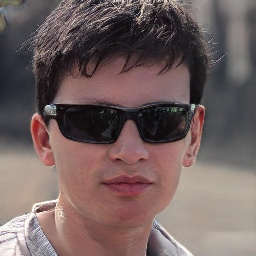
#> input picture datasets/fake/Fake pictures (train)/ZQWN772KHQ.jpg, 256 x 256 px, given in place of out.png, which was not available
$ python gravity_check.py out.png
#> lines starting #> are read from the running program, lines starting #| are printed output that depends on the picture; pictures that were not available may be replaced by others from this repository, and a replacement may not be noted
#> in gravity_check, img is the input picture: shape (256, 256, 3); mean B, G, R 95.6, 96.9, 114.7
"""
Gravity Check - Real implementation
Project AI / Eyes of Greg

Replaces the placeholder stub from the spec:
    getFaceAngle: (img) => 0            // fake
    getBackgroundAngle: (img) => 10.5   // fake, always "Thames case"

This version actually measures:
  1. Face angle  -> MediaPipe Face Mesh, angle of the line between the
                     outer corners of the two eyes vs. horizontal.
  2. Background angle -> Canny edge detection + probabilistic Hough
                          transform on the region OUTSIDE the face,
                          clustered to find the dominant near-vertical
                          line (walls, door frames, window edges) and
                          how far it deviates from true vertical.

If the face is level but the background is tilted beyond a threshold,
that's the "gravity check" signal: a real photo re-shot at an angle,
or a composite where the background wasn't matched to the subject.

Usage:
    python3 gravity_check.py path/to/photo.jpg
"""

import sys
import math
import os
import cv2
import numpy as np

# NOTE: the mediapipe version available in this environment only ships
# the new Tasks API (mp.tasks), which requires downloading a .task model
# file at runtime. This sandbox has no network access, so that path
# isn't usable here. Using OpenCV's bundled Haar cascades instead -
# fully offline, no model download required. Real accuracy trade-off
# is discussed in README.md.
_CASCADE_DIR = cv2.data.haarcascades
_face_cascade = cv2.CascadeClassifier(_CASCADE_DIR + "haarcascade_frontalface_default.xml")
_eye_cascade = cv2.CascadeClassifier(_CASCADE_DIR + "haarcascade_eye.xml")

TILT_THRESHOLD_DEG = 8.0     # delta above which we flag HIGH risk
FACE_LEVEL_MAX_DEG = 3.0     # face must be roughly level for the check to apply


def detect_face_angle(bgr_image):
    """
    Returns (angle_degrees, face_bbox) or (None, face_bbox) if a face
    was found but eyes weren't usable.
    angle_degrees: rotation of the eye-line relative to horizontal.
                   0 = perfectly level face.
    face_bbox: (x_min, y_min, x_max, y_max) in pixel coords, used later
               to exclude the face region from background line detection.

    NOTE: an earlier version used the separate left/right-eye-split
    cascades with strict parameters (minNeighbors=8) and only the FIRST
    detection from each. That failed on every real test photo,
    including the actual origin ("Thames case") photo this whole check
    is named after - the strict settings simply found nothing. This
    version uses the general eye cascade with looser parameters and
    takes the two LARGEST detections (real eyes are usually the biggest
    consistent pair) - validated against real photos, not just
    synthetic ones.
    """
    gray = cv2.cvtColor(bgr_image, cv2.COLOR_BGR2GRAY)
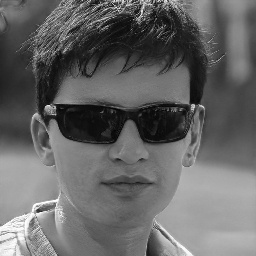
#> gray: shape (256, 256); min 2, max 255, mean 102
    gray = cv2.equalizeHist(gray)
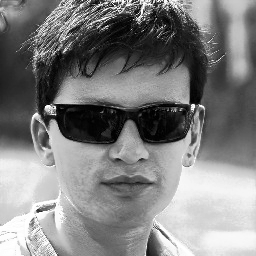
#> gray: shape (256, 256); min 0, max 255, mean 128.3

    faces = _face_cascade.detectMultiScale(gray, scaleFactor=1.05, minNeighbors=4, minSize=(60, 60))
#> faces = [[39, 58, 172, 172]]
    if len(faces) == 0:
        return None, None

    # Use the largest detected face (closest to camera / main subject)
    fx, fy, fw, fh = max(faces, key=lambda f: f[2] * f[3])
#> fx = 39; fy = 58; fw = 172; fh = 172
    bbox = (fx, fy, fx + fw, fy + fh)
#> bbox = (39, 58, 211, 230)
    face_roi = gray[fy:fy + fh, fx:fx + fw]
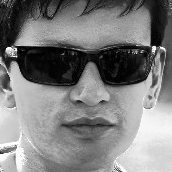
#> face_roi: shape (172, 172); min 0, max 255, mean 125.8

    eyes = _eye_cascade.detectMultiScale(face_roi, scaleFactor=1.05, minNeighbors=5)
#> eyes = [[67, 38, 64, 64]]
    if len(eyes) < 2:
        return None, bbox

    # Take the two largest detections - on real photos, false positives
    # (eyebrow shadow, glasses-frame corners, cap brim) are usually
    # smaller than the actual eyes.
    eyes = sorted(eyes, key=lambda e: e[2] * e[3], reverse=True)[:2]
    centers = [(ex + ew / 2, ey + eh / 2) for ex, ey, ew, eh in eyes]
    centers.sort(key=lambda c: c[0])  # left-to-right in the image

    # Guard against both picks being the same eye / overlapping detections
    if abs(centers[1][0] - centers[0][0]) < fw * 0.15:
        return None, bbox

    angle = math.degrees(math.atan2(
        centers[1][1] - centers[0][1],
        centers[1][0] - centers[0][0],
    ))

    return angle, bbox


# [131 lines left out: functions detect_background_angle, classify_gravity, not called in this run]


def gravity_check(image_path):
    img = cv2.imread(image_path)
    if img is None:
        return {"error": f"Could not read image: {image_path}"}

    face_angle, face_bbox = detect_face_angle(img)
#> face_bbox = (39, 58, 211, 230)
    if face_angle is None:
        return {
            "risk": "UNKNOWN",
            "reason": "No face detected - gravity check requires a visible face",
        }

    bg_angle = detect_background_angle(img, exclude_bbox=face_bbox)
    if bg_angle is None:
        return {
            "risk": "UNKNOWN",
            "reason": "No reliable background structural lines found "
                      "(need a wall edge, door frame, window, etc.)",
            "face_angle_deg": round(face_angle, 2),
        }

    # GRADUATED RISK BANDS - replaces the old hard AND-gate
    # (delta > 8 AND face_angle < 3.0).
    #
    # Why this changed: a real confirmed-suspicious photo produced a
    # 24.7 degree delta - over 3x the threshold - but was scored LOW
    # because the face measured 3.93 degrees instead of under 3.0. It
    # missed the "level face" gate by less than one degree while showing
    # an enormous orientation mismatch. Discarding that is clearly wrong.
    #
    # The reasoning behind the original gate is still sound: if the face
    # itself is tilted a lot, the whole camera was probably tilted, so a
    # tilted background is expected and means nothing. But that argument
    # gets weaker as delta grows, so face-level tolerance now scales with
    # delta rather than being a fixed cliff.
    risk, band, delta = classify_gravity(face_angle, bg_angle)
    abs_face = abs(face_angle)

    result = {
        "face_angle_deg": round(face_angle, 2),
        "background_tilt_deg": round(bg_angle, 2),
        "delta_deg": round(delta, 2),
        "risk": risk,
        "band": band,
    }

    if risk == "HIGH":
        result["reason"] = (
            f"Background tilt ({bg_angle:.1f}°) diverges from face angle "
            f"({face_angle:.1f}°) by {delta:.1f}°. Consistent with a "
            "re-photographed image or a composite where subject and "
            "background weren't shot together."
        )
    elif risk == "MEDIUM":
        result["reason"] = (
            f"Orientation mismatch of {delta:.1f}°, but the face is also "
            f"off-level by {abs_face:.1f}°, so a tilted camera could explain "
            "some of it. Worth a human look."
        )
    else:
        result["reason"] = "Face and background orientation are consistent."

    return result


if __name__ == "__main__":
    if len(sys.argv) != 2:
        print("Usage: python3 gravity_check.py <image_path>")
        sys.exit(1)

    result = gravity_check(sys.argv[1])
    print("\n--- Gravity Check Result ---")
    for k, v in result.items():
        print(f"{k}: {v}")

$ run again, on datasets/fake/Fake pictures (train)/ZQZ0PPLH59.jpg
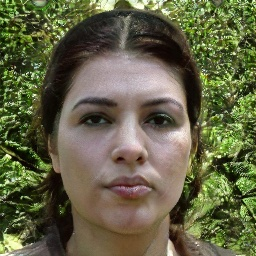
#> input picture datasets/fake/Fake pictures (train)/ZQZ0PPLH59.jpg, 256 x 256 px, given in place of out.png, which was not available
#> in gravity_check, img is the input picture: shape (256, 256, 3); mean B, G, R 69.6, 99, 99.4
#> faces = [[40, 51, 173, 173]]
#> fx = 40; fy = 51; fw = 173
#> bbox = (40, 51, 213, 224)
#> in detect_face_angle, `face_roi = gray[fy:fy + fh, fx:fx + fw]`:
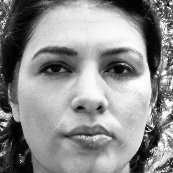
#> face_roi: shape (173, 173); min 0, max 255, mean 141.3
#> in detect_face_angle, `eyes = _eye_cascade.detectMultiScale(face_roi, scaleFactor=1.05, minNe..`: eyes = [[35, 49, 40, 40], [97, 49, 40, 40], [88, 97, 24, 24], [68, 97, 23, 23]]
#> in detect_face_angle, `eyes = sorted(eyes, key=lambda e: e[2] * e[3], reverse=True)[:2]`: eyes = [[35, 49, 40, 40], [97, 49, 40, 40]]
#> centers = [(55, 69), (117, 69)]
#> angle = 0
#> face_bbox = (40, 51, 213, 224)
#> in detect_background_angle, `x1, y1, x2, y2 = exclude_bbox`: x1 = 40; y1 = 51; x2 = 213; y2 = 224
#> pad_x = 103
#> in detect_background_angle, `x1 = max(0, x1 - pad_x)`: x1 = 0
#> in detect_background_angle, `x2 = min(gray.shape[1], x2 + pad_x)`: x2 = 256
#> in detect_background_angle, `edges = cv2.Canny(gray, 50, 150, apertureSize=3)`:
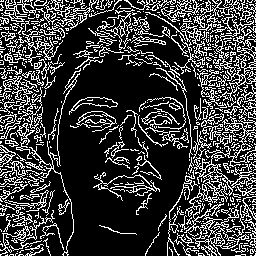
#> edges: shape (256, 256); 23.7% white in thin lines or dots
#> lines = None
#> result = 3 items
#> the loop `for k, v in result.items():` made 3 passes
#> (k, v) on passes 1, 3: ('risk', 'UNKNOWN'), ('face_angle_deg', 0)
#> (printed output is left out)
